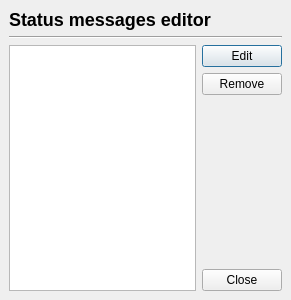
<ui version="4.0" >
 <class>statusEditor</class>
 <widget class="QDialog" name="statusEditor" >
  <property name="geometry" >
   <rect>
    <x>0</x>
    <y>0</y>
    <width>291</width>
    <height>300</height>
   </rect>
  </property>
  <property name="windowTitle" >
   <string>Status message Editor</string>
  </property>
  <property name="windowIcon" >
   <iconset>images/16x16/apps/jabbim.png</iconset>
  </property>
  <layout class="QGridLayout" >
   <property name="margin" >
    <number>9</number>
   </property>
   <property name="spacing" >
    <number>6</number>
   </property>
   <item row="2" column="1" >
    <widget class="QPushButton" name="editStatus" >
     <property name="text" >
      <string>Edit</string>
     </property>
    </widget>
   </item>
   <item rowspan="4" row="2" column="0" >
    <widget class="QListWidget" name="statusList" >
     <property name="iconSize" >
      <size>
       <width>22</width>
       <height>22</height>
      </size>
     </property>
    </widget>
   </item>
   <item row="3" column="1" >
    <widget class="QPushButton" name="removeStatus" >
     <property name="text" >
      <string>Remove</string>
     </property>
    </widget>
   </item>
   <item row="4" column="1" >
    <spacer>
     <property name="orientation" >
      <enum>Qt::Vertical</enum>
     </property>
     <property name="sizeHint" >
      <size>
       <width>35</width>
       <height>111</height>
      </size>
     </property>
    </spacer>
   </item>
   <item row="1" column="0" colspan="2" >
    <widget class="Line" name="line" >
     <property name="orientation" >
      <enum>Qt::Horizontal</enum>
     </property>
    </widget>
   </item>
   <item row="5" column="1" >
    <widget class="QPushButton" name="pushButton" >
     <property name="text" >
      <string>Close</string>
     </property>
    </widget>
   </item>
   <item row="0" column="0" colspan="2" >
    <widget class="QLabel" name="label" >
     <property name="text" >
      <string>&lt;html>&lt;head>&lt;meta name="qrichtext" content="1" />&lt;style type="text/css">
p, li { white-space: pre-wrap; }
&lt;/style>&lt;/head>&lt;body style=" font-family:'DejaVu Sans'; font-size:9pt; font-weight:400; font-style:normal; text-decoration:none;">
&lt;p style=" margin-top:16px; margin-bottom:12px; margin-left:0px; margin-right:0px; -qt-block-indent:0; text-indent:0px; font-size:x-large; font-weight:600;">&lt;span style=" font-size:x-large;">Status messages editor&lt;/span>&lt;/p>&lt;/body>&lt;/html></string>
     </property>
    </widget>
   </item>
  </layout>
 </widget>
 <resources/>
 <connections>
  <connection>
   <sender>pushButton</sender>
   <signal>clicked()</signal>
   <receiver>statusEditor</receiver>
   <slot>reject()</slot>
   <hints>
    <hint type="sourcelabel" >
     <x>235</x>
     <y>282</y>
    </hint>
    <hint type="destinationlabel" >
     <x>235</x>
     <y>224</y>
    </hint>
   </hints>
  </connection>
 </connections>
</ui>
